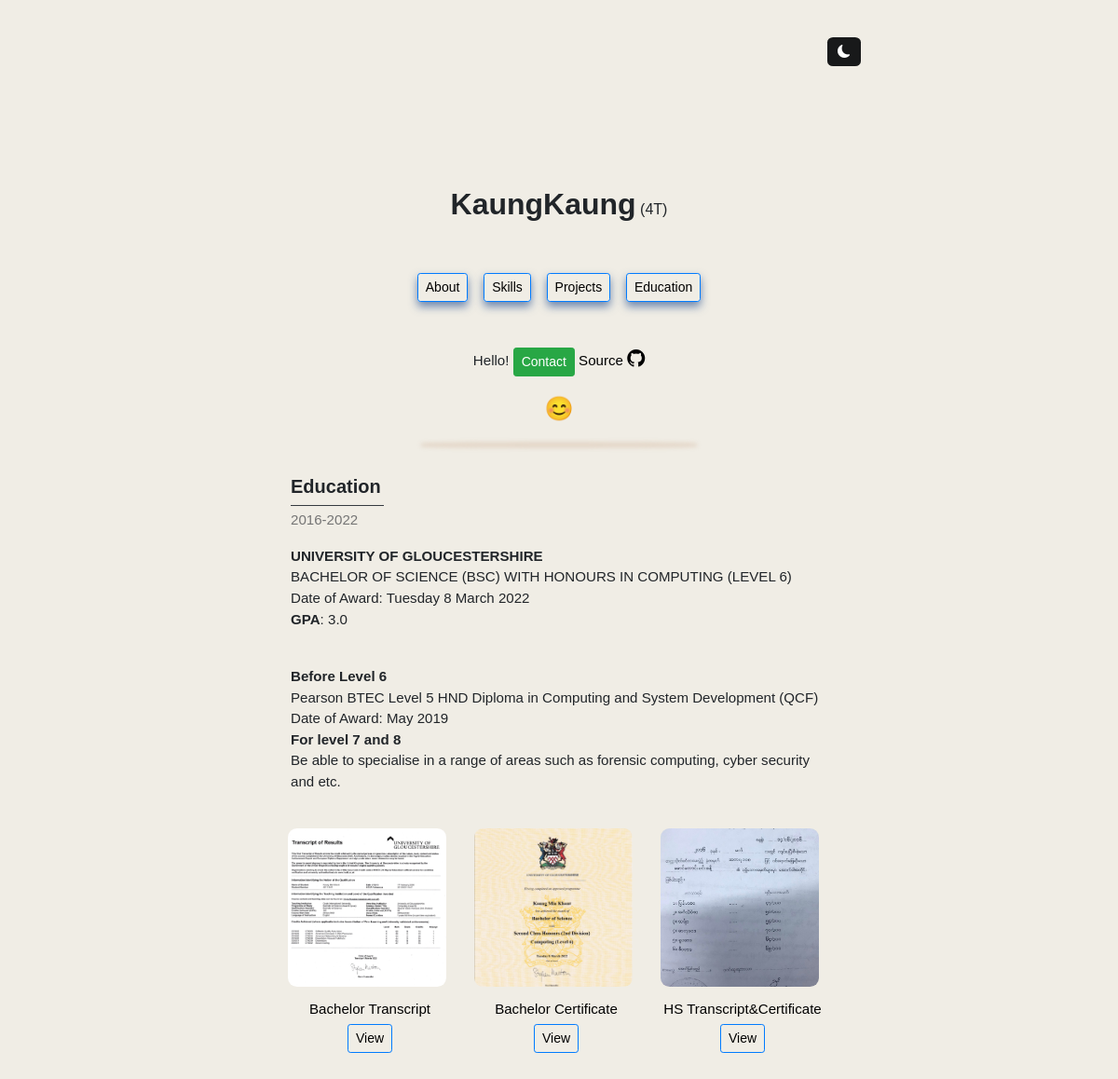
The page /education on the database its author committed.
### display/models.py (models this page shows)
class Education(models.Model):
    name = models.CharField(max_length=225)
    description = models.TextField()
    date = models.CharField(max_length=225)
    total_date = models.CharField(max_length=225, null=True, blank=True)
    gpa = models.CharField(max_length=225, null=True, blank=True)

class Education_tran(models.Model):
    image = models.ImageField(upload_to='education_image')
    title = models.CharField(max_length=225, null=True, blank=True)
    url = models.URLField(null=True, blank=True)

### display/views.py (the view)
def education(request):
    e = Education.objects.all()
    edu = Education_tran.objects.all()
    return render(request, "education.html",
                  {"education":e, "edu":edu})

### template/education.html (shortened to what this page needs)
{% extends 'main.html' %}
{% block content %}
{% include 'chain.html' %}
{% load static %}
<link rel="stylesheet" href="{% static 'style.css' %}">
{% include 'profile.html' %}
<div style="height:10px;"></div>
<div class="box1" style="height:1px;border-radius: 50%;margin:auto;max-width:290px;"></div>
<div style="height:42px;"></div>
<body>
<div class="context" style="width:48%;">
     <div class="about" style="margin:auto;max-width:590px;font-size:15.1px;">
         <h5><b>Education</b></h5>
        <legend class="border-bottom border-dark mb-1" style="width:100px;"></legend>
                {% for educations in education %}
         {% if educations.total_date %}
         <p class="word">{{ educations.total_date }}</p>
         {% endif %}
         <p style="white-space: pre-line;"><b>{{ educations.name }}</b>
                    {{ educations.description }}
                    Date of Award: {{ educations.date }}{% if educations.gpa %}
                    <b>GPA</b>: {{ educations.gpa }}{% endif %}{% endfor %}
             <b>For level 7 and 8</b>
             Be able to specialise in a range of areas such as forensic computing, cyber security and etc.
             </p>
         <br>
         <div class="row">
            {% for education in edu %}
             <div style="width:200px;margin-bottom:22px;">
                 <a style="text-decoration:none;" href="{{education.url}}" target="_blank">
             <img src="{{ education.image.url }}" alt="" style="width:170px;height:170px;margin-bottom:8px;border-radius:5.7%;object-fit:cover;">
             <center><p style="min-width:170px;line-height:210%;">{{ education.title }}
       <a target="_blank" class="animation2 na btn btn-sm btn-outline-primary mb-3" href="{{education.url}}">View</a></p>
             </center>
                     </a>
                 </div>
             {% endfor %}
         </div>
</div>
</div>
    </body>
{% endblock %}

### static/style.css (style rules this page uses)
.context { margin: auto; width: 70%; }
.na { color:black; }
body { background-color:#F0EDE5; margin: 0px auto; font-family: Tahoma,Verdana,Segoe,sans-serif; }
.word { color:#757575; }
a { color:black; text-decoration:none; }
img { transition: .3s ease-in-out; }
.about { animation: transition 1.00s; }
.animation2 { transition: .3s; }
html { scroll-behavior: smooth; }
.box1 { box-shadow: 0px 10px 4px 3px rgba(223, 207, 190,0.7); }

### rows shown on the page
Education: total_date "2016-2022", name "UNIVERSITY OF GLOUCESTERSHIRE", description "BACHELOR OF SCIENCE (BSC) WITH HONOURS IN COMPUTING (LEVEL 6)", date "Tuesday 8 March 2022", gpa "3.0"
Education: name "Before Level 6", description "Pearson BTEC Level 5 HND Diploma in Computing and System Development (QCF)", date "May 2019"
Education_tran: image (picture), title "Bachelor Transcript"
Education_tran: image (picture), title "Bachelor Certificate"
Education_tran: image (picture), title "HS Transcript&Certificate"
